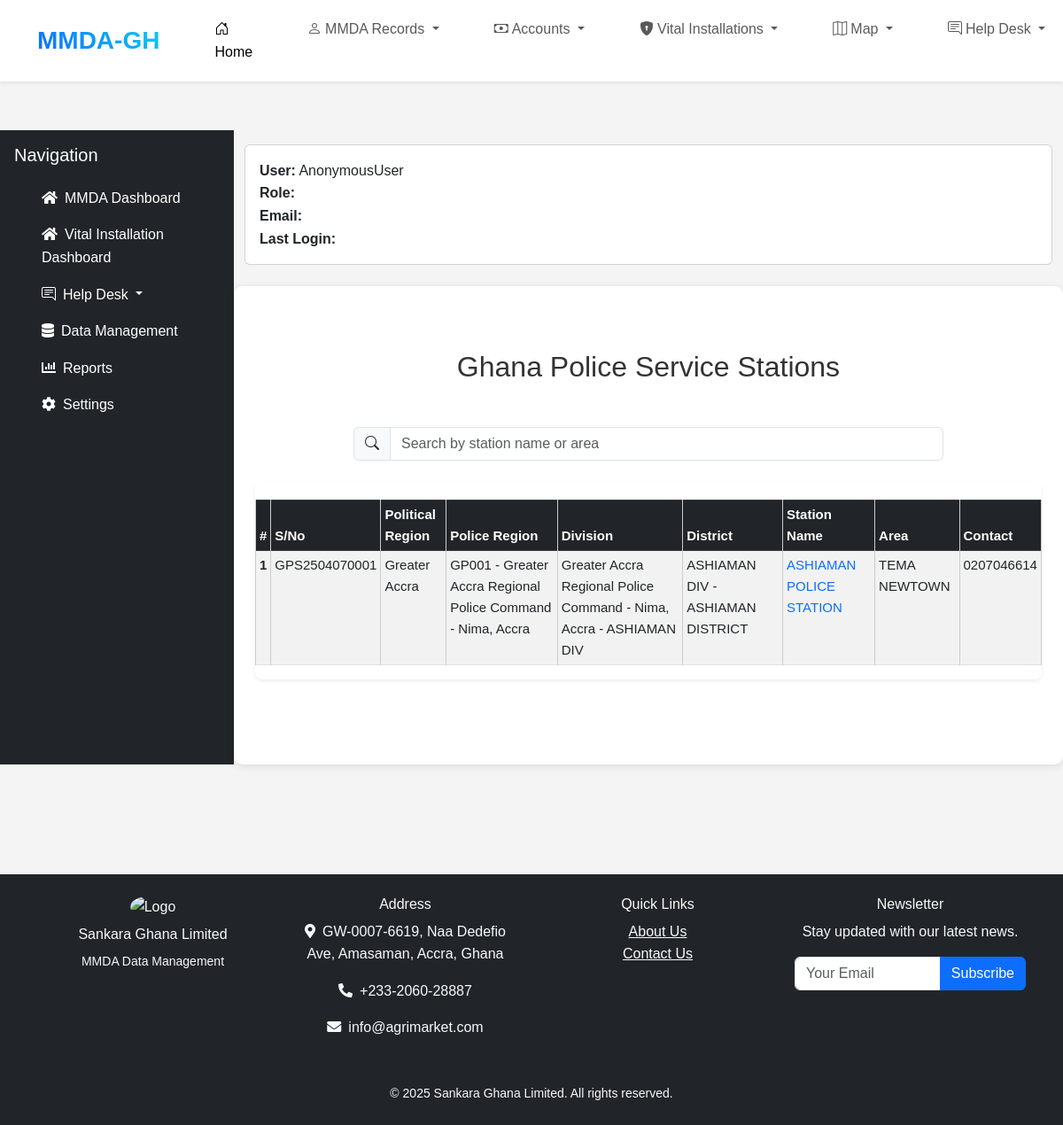
Page /services/police/ on the committed database.
### services/models.py (models this page shows, shortened)
class GhanaPoliceService(models.Model):
    serial_number = models.CharField(
        max_length=15,
        unique=True,
        editable=False,
        help_text="Auto-generated: GPSyymmddXXXX"
    )
    region = models.ForeignKey(Region, on_delete=models.CASCADE)
    police_region = models.ForeignKey(PoliceRegion, on_delete=models.CASCADE)
    division = models.ForeignKey(Division, on_delete=models.CASCADE)
    district = models.ForeignKey(District, on_delete=models.CASCADE)
    mmda = models.ForeignKey(MMDA, on_delete=models.CASCADE, related_name="police")  # MMDA Reference
    station = models.ForeignKey(PoliceStation, on_delete=models.CASCADE)
    gps_location = models.CharField(max_length=255)
    geo_coordinate = models.CharField(max_length=255)
    area_name = models.CharField(max_length=255)
    area_zone = models.CharField(max_length=255)
    contact = models.CharField(max_length=15)
    additional_contact = models.CharField(max_length=15, blank=True, null=True)
    email = models.EmailField(blank=True, null=True)
    description = models.TextField()
    landmark = models.CharField(max_length=255, blank=True, null=True)
    road_network = models.CharField(max_length=255)
    nature_of_building = models.CharField(max_length=10, choices=[('Good', 'Good'), ('Moderate', 'Moderate'), ('Bad', 'Bad')])
    cell_type = models.CharField(max_length=30, choices=[('Female Only', 'Female Only'), ('Male Only', 'Male Only'), ('Both', 'Both')])
    crime_rate = models.IntegerField()
    nature_of_crime = models.CharField(max_length=255)
    avilability_of_hydrants= models.BooleanField(default=False)
    image1 = models.ImageField(upload_to='gps_images/', blank=True, null=True)
    image2 = models.ImageField(upload_to='gps_images/', blank=True, null=True)
    image3 = models.ImageField(upload_to='gps_images/', blank=True, null=True)
    image4 = models.ImageField(upload_to='gps_images/', blank=True, null=True)
    created_by = models.ForeignKey(User, on_delete=models.SET_NULL, null=True, related_name='gps_created')
    date_created = models.DateTimeField(auto_now_add=True)
    updated_by = models.ForeignKey(User, on_delete=models.SET_NULL, null=True, related_name='gps_updated')
    date_updated = models.DateTimeField(auto_now=True)

class PoliceRegion(models.Model):
    region = models.ForeignKey(Region, on_delete=models.CASCADE,  null=False, related_name='region')
    name = models.CharField(max_length=255, unique=True, choices=POLICE_REGIONS)
    code = models.CharField(max_length=20, unique=True)
    def __str__(self):
        return f"{self.code} - {dict(POLICE_REGIONS).get(self.code, self.name)}"

class Division(models.Model):
    police_region = models.ForeignKey(PoliceRegion, on_delete=models.CASCADE, related_name='divisions')
    name = models.CharField(max_length=255)
    code = models.CharField(max_length=20, unique=True)
    def __str__(self):
        return f"{self.police_region.name} - {self.name}"

class District(models.Model):
    division = models.ForeignKey(Division, on_delete=models.CASCADE, related_name='districts')
    name = models.CharField(max_length=255)
    code = models.CharField(max_length=20, unique=True)
    def __str__(self):
        return f"{self.division.name} - {self.name}"

class PoliceStation(models.Model):
    district = models.ForeignKey(District, on_delete=models.CASCADE, related_name='stations')
    name = models.CharField(max_length=255)
    code = models.CharField(max_length=20, unique=True)

### accounts/models.py (models this page shows)
class Region(models.Model):
    name = models.CharField(max_length=50, choices=REGION_CHOICES)
    code = models.CharField(max_length=20, unique=True)
    def __str__(self):
        return self.name

### services/views.py (the view)
# urls.py: path('police/', GhanaPoliceServiceListView.as_view(), name='ghpolice_list'),
class GhanaPoliceServiceListView(ListView):
    model = GhanaPoliceService
    template_name = 'ghpolice_list.html'
    context_object_name = 'stations'
    def get_queryset(self):
        queryset = GhanaPoliceService.objects.all()
        query = self.request.GET.get('q')  # Get search query from URL
        if query:
            queryset = queryset.filter(name__icontains=query)
        return queryset

### services/templates/ghpolice_list.html (shortened to what this page needs)
{% extends "base.html" %}
{% block content %}
<div class="container py-5">
    <h2 class="mb-5 text-center">Ghana Police Service Stations</h2>
    <div class="mb-4 d-flex justify-content-center">
        <div class="input-group w-75">
            <span class="input-group-text"><i class="bi bi-search"></i></span>
            <input type="text" id="stationFilter" class="form-control" placeholder="Search by station name or area" onkeyup="filterStations()">
        </div>
    </div>
    <div class="table-responsive shadow-sm rounded-3">
        <table class="table table-striped table-bordered table-hover table-sm">
            <thead class="table-dark text-white">
                <tr>
                    <th scope="col">#</th>
                    <th scope="col">S/No</th>
                    <th scope="col">Political Region</th>
                    <th scope="col">Police Region</th>
                    <th scope="col">Division</th>
                    <th scope="col">District</th>
                    <th scope="col">Station Name</th>
                    <th scope="col">Area</th>
                    <th scope="col">Contact</th>
                </tr>
            </thead>
            <tbody id="stationTable">
                {% for station in stations %}
                <tr>
                    <th scope="row">{{ forloop.counter }}</th>
                    <td>{{ station.serial_number }}</td>
                    <td>{{ station.region }}</td>
                    <td>{{ station.police_region }}</td>
                    <td>{{ station.division }}</td>
                    <td>{{ station.district }}</td>
                    <td><a href="{% url 'ghpolice_detail' station.pk %}" class="text-decoration-none text-primary">{{ station.station.name }}</a></td>
                    <td>{{ station.area_name }}</td>
                    <td>{{ station.contact }}</td>
                </tr>
                {% endfor %}
            </tbody>
        </table>
    </div>
</div>
{% endblock %}

### static/css/styles.css (style rules this page uses)
* { margin: 0; padding: 0; box-sizing: border-box; }
body { overflow-x: hidden; font-family: Arial, sans-serif; line-height: 1.6; background-color: #f4f4f4; color: #333; margin: 0; padding: 0; padding-top: 56px; }
table { font-size: 15px; width: 100%; border-collapse: collapse; margin: 20px 0; }
table th, table td { padding: 10px; text-align: left; border: 1px solid #ddd; white-space: normal; }
table th, table td { border-width: 2px; border-color: #ccc; }
table th { background: #35424a; color: #ffffff; border-top: 2px solid #333; border-bottom: 2px solid #333; }
@media (min-width: 768px) { body { padding-top: 70px; } }
.text-center { text-align: center; }
.mb-4 { margin-bottom: 1.5rem; }
.mb-5 { margin-bottom: 2rem; }

### rows in the picture
GhanaPoliceService: serial_number "GPS2504070001", region "Greater Accra", police_region "GP001 - Greater Accra Regional Police Command - Nima, Accra", division "Greater Accra Regional Police Command - Nima, Accra - ASHIAMAN DIV", district "ASHIAMAN DIV - ASHIAMAN DISTRICT", station.name "ASHIAMAN POLICE STATION", area_name "TEMA NEWTOWN", contact "0207046614"

### other values in the picture
{{ request.user }} "AnonymousUser"
